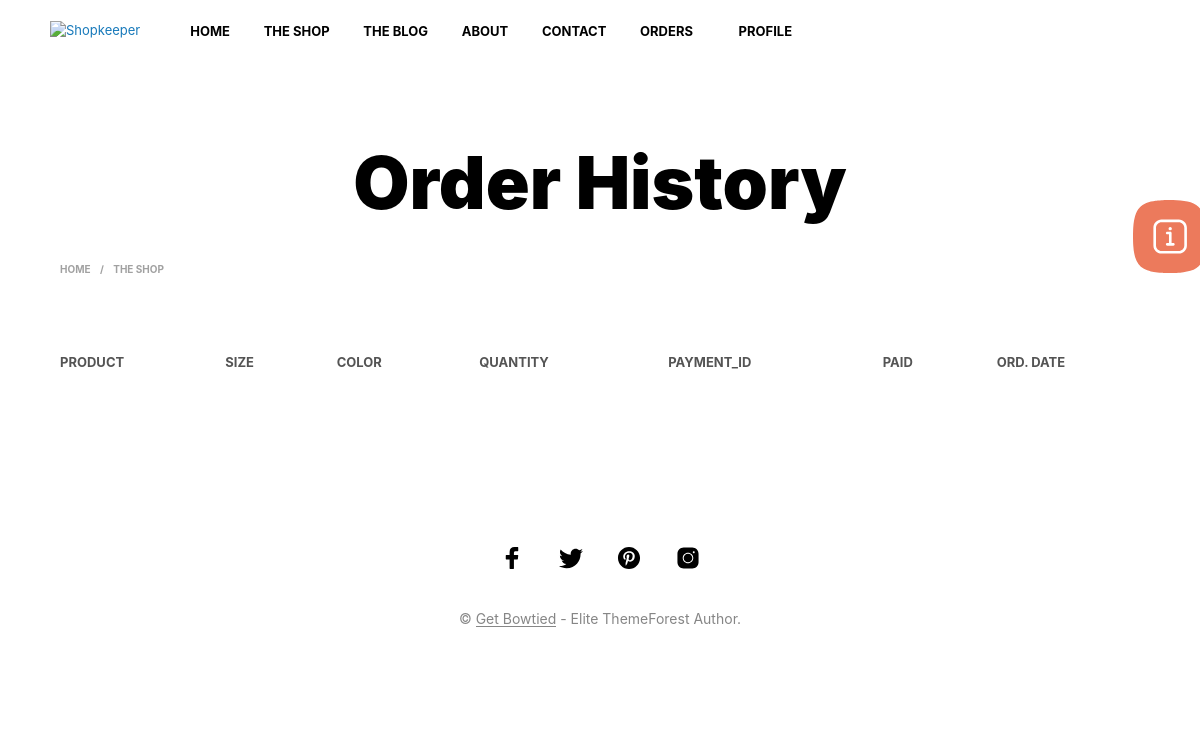
The app's page /order/order_history/ (signed in), older data.
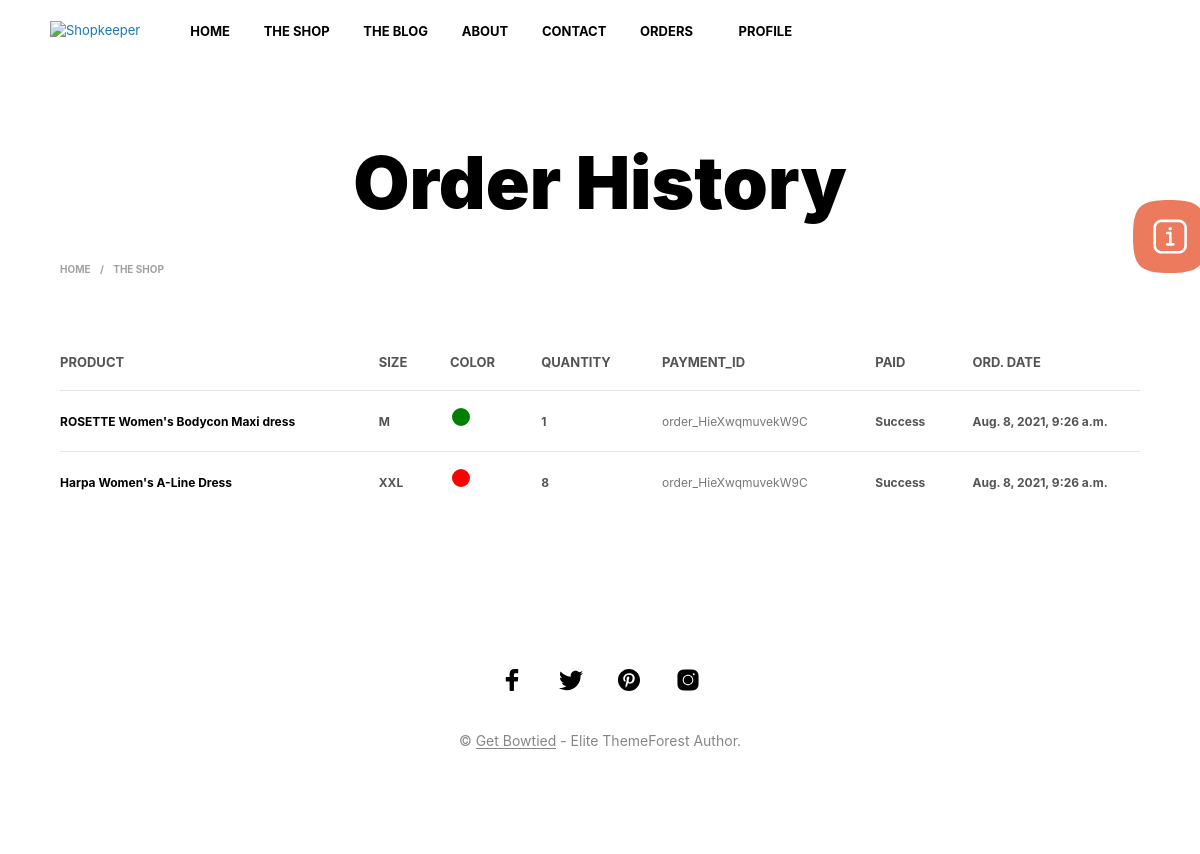
The same page, newer data.
### Order/models.py (models this page shows, shortened)
class Order_History(models.Model):
    history_user_name = models.ForeignKey(User, on_delete=models.CASCADE, related_name="history_user_name", null=True,
                                          blank=True)
    order_checkout = models.ForeignKey(Checkout, on_delete=models.CASCADE, related_name="History_Checkout", null=True,
                                       blank=True)
    ord_product = models.CharField(max_length=500, null=True)
    ord_size = models.CharField(max_length=20)
    ord_color = models.CharField(max_length=20)
    ord_quantity = models.CharField(max_length=20)
    ord_payment_id = models.CharField(max_length=100, null=True, blank=True)

class Checkout(models.Model):
    name = models.ForeignKey(User, on_delete=models.CASCADE, related_name="user_name", null=True,
                             blank=True)
    product = models.CharField(max_length=500, null=True)
    ammount = models.CharField(max_length=200)
    payment_id = models.CharField(max_length=100)
    billing_company = models.CharField(max_length=100,null=True,blank=True)
    billing_postcode = models.CharField(max_length=100,null=True,blank=True)
    order_address = models.CharField(max_length=500,null=True,blank=True)
    billing_phone = models.CharField(max_length=100,null=True,blank=True)
    order_comments = models.CharField(max_length=500,null=True,blank=True)
    paid = models.BooleanField(default=False)
    order_status = models.CharField(max_length=50, choices=CHOICE_ORDER_STATUS, null=True, blank=True, default=CHOICE_ORDER_STATUS[0])
    ord_date = models.DateTimeField(auto_now_add=True)

### Order/views.py (the view)
# urls.py: path('order_history/', views.order_history, name="order_history"),
@login_required
def order_history(request):
    chckout = Checkout.objects.filter(name=request.user)
    order_history = Order_History.objects.filter(history_user_name=request.user)
    key_a = request.GET.get('sort_by')
    if key_a == "New-To-Old":
        New_To_Old = Checkout.objects.all().order_by('-ord_date')
        return render(request, 'order_history.html', {'chckout': New_To_Old, 'order_history': order_history})
    elif key_a == "Old-To-New":
        Old_To_New = Checkout.objects.all().order_by('ord_date')
        return render(request, 'order_history.html', {'chckout': Old_To_New, 'order_history': order_history})
    elif key_a == "Success-Payment":
        success_checkout = Checkout.objects.filter(name=request.user, paid=True)
        return render(request, 'order_history.html', {'chckout': success_checkout, 'order_history': order_history})
    elif key_a == "Fail-Payment":
        fail_checkout = Checkout.objects.filter(name=request.user, paid=False)
        return render(request, 'order_history.html', {'chckout': fail_checkout, 'order_history': order_history})
    else:
        pass
    return render(request, 'order_history.html', {'chckout': chckout, 'order_history': order_history})

### template/order_history.html (shortened to what this page needs)
{% load static %}
<!DOCTYPE html>
<html lang="en-US">
<head>
	<link media="all" href="{%static 'wp-content/autoptimize_0c127267b824f67f6040ad0d1bc49591.css'%}" rel="stylesheet" />
	<link media="only screen and (max-width: 768px)" href="{%static 'wp-content/cache/autoptimize/css/autoptimize_541e2ced151704f4ff1844c6de47ec02.css'%}" rel="stylesheet" />
<link rel='stylesheet' id='woocommerce-general-css'  href='{%static "wp-content/plugins/woocommerce/assets/css/woocommerce.css"%}' type='text/css' media='all' />
<link rel='stylesheet' id='shopkeeper-styles-css'  href='{%static "wp-content/themes/shopkeeper/css/styles.css"%}' type='text/css' media='all' />
		<noscript><style> .wpb_animate_when_almost_visible { opacity: 1; }</style></noscript></head>
<body class="page-template-default page page-id-7 wp-embed-responsive theme-shopkeeper woocommerce-checkout woocommerce-page woocommerce-no-js gbt_custom_notif wpb-js-composer js-comp-ver-6.6.0 vc_responsive">
    	<div id="st-container" class="st-container">
            <div class="st-content">
                                <div id="page_wrapper" class=" transparency_light">
                        <div class="top-headers-wrapper site-header-sticky">
<header id="masthead" class="site-header default custom-header-width" role="banner">
    <div class="row">
        <div class="site-header-wrapper">
            <div class="site-branding">
    <div class="site-logo">
        <a href="" rel="home">
                            <img class="site-logo-img" src="https://shopkeeper.wp-theme.design/wp-content/themes/shopkeeper/images/shopkeeper-logo.png" alt="Shopkeeper" />                    </a>
    </div>
                </div>
       {% include 'navbar.html'%}
        </div>
    </div>
</header>
                        </div>
    <div class="page-title-shown">
        <div id="primary" class="content-area">
            <div id="content" class="site-content" role="main">
           		<header class="entry-header " >
                    <div class="row">
                        <div class="large-10 large-centered columns without-sidebar">
							<h1 class="page-title">Order History</h1>
                        </div>
                    </div>
                </header>
<div class="row">
		<div class="large-12 columns">
			<div id="content" class="site-content" role="main">
				<div class="row">
					<div class="xlarge-12 large-9 columns">
						<div class="tob_bar_shop">
							<div class="small-5 medium-7 large-6 xlarge-8 columns text-left">
								<nav class="woocommerce-breadcrumb">
									<a href="">Home</a>
									<span class="breadcrump_sep">/</span> The Shop</nav>
							</div>
							<div class="small-7 medium-5 large-6 xlarge-4 columns text-right">
							</div>
						</div>
					</div>
				</div>
			</div>
		</div>
	</div>
<div class="container">
  <div id="post-6" class="post-6 page type-page status-publish hentry">
    <div class="row">
		<div class="large-12 columns">
        <div class="entry-content">
            <div class="woocommerce">
<div class="woocommerce-cart-form">
	<table class="shop_table shop_table_responsive cart woocommerce-cart-form__contents">
		<thead>
			<tr>
				<th class="product-name">Product</th>
				<th class="product-size">Size</th>
				<th class="product-colour">Color</th>
				<th class="product-quantity">Quantity</th>
				<th class="product-price">payment_id</th>
				<th class="product-total">paid</th>
				<th class="product-total">ord. Date</th>
			</tr>
		</thead>
		<tbody>
{% for j in chckout %}
{% for k in order_history %}
{% if k.order_checkout.payment_id == j.payment_id %}
		<tr class="woocommerce-cart-form__cart-item cart_item">
			<td class="product-name" data-title="Product">
				<a href="" style="font-size: 12px;">{{k.ord_product}}</a>
			</td>
			<td class="product-name" data-title="Size">
				<span class="woocommerce-Price-amount amount"><bdi style="font-size: 12px;">
                    {{k.ord_size}}</bdi>
							</span>
			</td>
			<td class="product-name" data-title="Color">
				<span class="woocommerce-Price-amount amount"><bdi style="font-size: 12px;">
<div class="shopswatchinput ">
	<a href="" class="" data-o-src="" style="width:22px; height:22px;">
		<div class="wcvashopswatchlabel wcvaround" style="background-color:{{k.ord_color}};
                             width:22px; float:left; height:22px;">
							</div>
                            </a>
             		        	</div>
                    </bdi>
							</span>
			</td>
			<td class="product-name" data-title="Quantity">
				<span class="woocommerce-Price-amount amount"><bdi style="font-size: 12px;">
                    {{k.ord_quantity}}</bdi>
							</span>
			</td>
			<td class="product-price" data-title="Payment ID">
				<span class="woocommerce-Price-amount amount"><bdi style="font-size: 12px;">{{j.payment_id}}</bdi></span>
			</td>
			<td class="product-subtotal" data-title="Paid">
				<span class="woocommerce-Price-amount amount"><bdi style="font-size: 12px;">
                {% if j.paid == True %}
                    Success
                {% else %}
                    Fail
                {% endif %}
                    </bdi>
							</span>
			</td>
			<td class="product-subtotal" data-title="ord. Date">
				<span class="woocommerce-Price-amount amount"><bdi style="font-size: 12px;">
                    {{j.ord_date}}</bdi>
							</span>
			</td>
		</tr>
{% endif %}
{% endfor %}
{% endfor %}
		</tbody>
	</table>
</div>
		</div>
                    </div>
		</div>
    </div>
</div>
</div>
            </div>
        </div>
    </div>
				<footer id="site-footer" class="site-footer">
					<div class="site-footer-copyright-area">
						<div class="row">
							<div class="large-12 columns">
								<div class="footer_socials_wrapper">
	        <ul class="sk_social_icons_list center">
								<li class="sk_social_icon default_icon">
									<a class="sk_social_icon_link" target="_blank"
										href="">
									</a>
								</li>
								<li class="sk_social_icon default_icon">
									<a class="sk_social_icon_link" target="_blank"
										href="http://twitter.com/GetBowtied">
									</a>
								</li>
								<li class="sk_social_icon default_icon">
									<a class="sk_social_icon_link" target="_blank"
										href="http://www.pinterest.com/">
									</a>
								</li>
								<li class="sk_social_icon default_icon">
									<a class="sk_social_icon_link" target="_blank"
										href="http://instagram.com/getbowtied">
									</a>
								</li>
	        </ul>
		    </div>
								<div class="copyright_text">
                                    © <a href='http://www.getbowtied.com/' target='_blank'>Get Bowtied</a> - Elite ThemeForest Author.                                </div>
							</div>
						</div>
					</div>
				</footer>
			</div>
		</div>
	</div>
		<div class="call-to-action-canvas">
			<button class="call-to-action-toggle"><span class="icon"></span></button>
		</div>
</body>
</html>

### template/mobile_navbar.html (shortened to what this page needs)
{% load static %}

### template/navbar.html (shortened to what this page needs)
{% load static %}
<div class="menu-wrapper">
                 <nav class="show-for-large main-navigation default-navigation align_left" role="navigation" aria-label="Main Menu">
            		<ul class="menu-main-navigation-1">
                		<li>
                    		<a href="{% url 'index'%}">Home</a>
						</li>
                		<li class="mega-menu menu-item menu-item-type-post_type menu-item-object-page">
							<a href="{%url 'shop'%}">The Shop</a>
						</li>
					<li class="">
                    	<a href="#">The Blog</a></li>
					<li class="">
                    	<a href="#">About</a></li>
					<li class="">
                    	<a href="{%url 'contact_us'%}">Contact</a></li>
						<li  class="mega-menu menu-item menu-item-type-post_type menu-item-object-page
						 menu-item-has-children">
							<a href="">Orders</a>
						</li>
						<li class="mega-menu menu-item menu-item-type-post_type menu-item-object-page
						menu-item-has-children">
							<a href="">Profile</a>
</li>
					</ul>
				 </nav>
                <div class="site-tools">
                 <ul>
                    <li class="wishlist-button">
                		<a href="{%url 'wishlist'%}" class="tools_button">
                    		<span class="tools_button_icon">
								<i class="spk-icon spk-icon-heart"></i>
							</span>
                		</a>
            		</li>
					 <li class="">
                    	<a href="{%url 'cart'%}" class="tools_button">
                        	<span class="tools_button_icon">
								<i class="spk-icon spk-icon-cart-shopkeeper"></i>
							</span>
                    	</a>
                		</li>
                    <li class="offcanvas-menu-button search-button">
                		<a class="tools_button" data-toggle="offCanvasTop1">
                    		<span class="tools_button_icon">
								<i class="spk-icon spk-icon-search"></i>
							</span>
                		</a>
            		</li>
    			</ul>
                    </div>
            </div>

### static/wp-content/cache/autoptimize/css/autoptimize_541e2ced151704f4ff1844c6de47ec02.css (style rules this page uses)
:root { --woocommerce:#a46497;--wc-green:#7ad03a;--wc-red:#a00;--wc-orange:#ffba00;--wc-blue:#2ea2cc;--wc-primary:#a46497;--wc-primary-text:#fff;--wc-secondary:#ebe9eb;--wc-secondary-text:#515151;--wc-highlight:#77a464;--wc-highligh-text:#fff;--wc-content-bg:#fff;--wc-subtext:#767676 }
.woocommerce table.shop_table_responsive thead,.woocommerce-page table.shop_table_responsive thead { display:none }
.woocommerce table.shop_table_responsive tbody tr:first-child td:first-child,.woocommerce-page table.shop_table_responsive tbody tr:first-child td:first-child { border-top:0 }
.woocommerce table.shop_table_responsive tr,.woocommerce-page table.shop_table_responsive tr { display:block }
.woocommerce table.shop_table_responsive tr td,.woocommerce-page table.shop_table_responsive tr td { display:block;text-align:right!important }
.woocommerce table.shop_table_responsive tr td:before,.woocommerce-page table.shop_table_responsive tr td:before { content:attr(data-title) ": ";font-weight:700;float:left }
.woocommerce table.shop_table_responsive tr:nth-child(2n) td,.woocommerce-page table.shop_table_responsive tr:nth-child(2n) td { background-color:rgba(0,0,0,.025) }

Row changes from the older to the newer data that the page shows:
added Checkout: payment_id "order_HieXwqmuvekW9C", ord_date "Aug. 8, 2021, 9:26 a.m."
added Order_History: ord_product "ROSETTE Women's Bodycon Maxi dress", ord_size "M", ord_quantity "1"
added Order_History: ord_product "Harpa Women's A-Line Dress", ord_size "XXL", ord_quantity "8"
